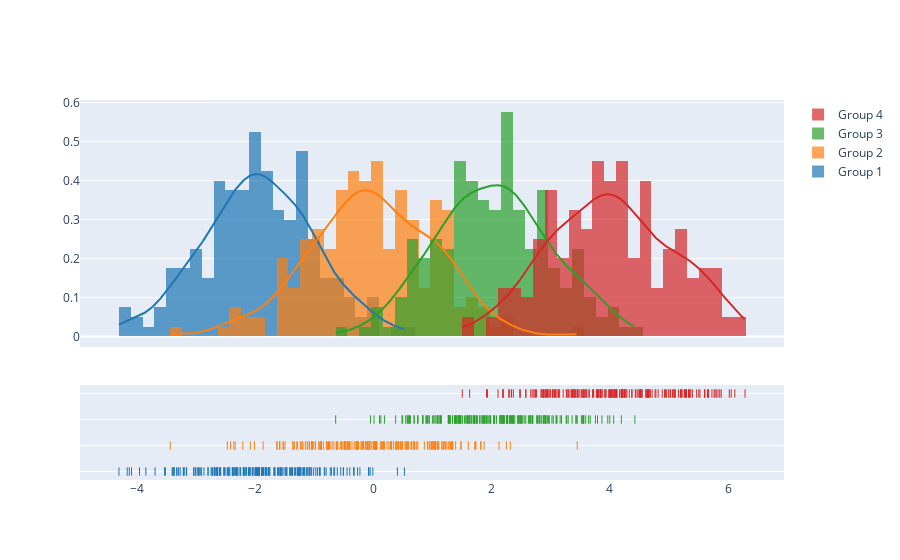

Source (notebook cell):
### Code cell
import plotly.figure_factory as ff

# Add histogram data
x1 = np.random.randn(200) - 2
x2 = np.random.randn(200)
x3 = np.random.randn(200) + 2
x4 = np.random.randn(200) + 4

# Group data together
hist_data = [x1, x2, x3, x4]

group_labels = ['Group 1', 'Group 2', 'Group 3', 'Group 4']

# Create distplot with custom bin_size
fig = ff.create_distplot(hist_data, group_labels, bin_size=.2)
fig.show()

### Figure 1 — Plotly figure (JSON) as saved in the notebook; plotly's stock layout.template omitted (floating-point values rounded to 4 significant figures; data arrays with more than 128 entries replaced by an {"elided": "..."} marker saying what was removed)
{"data": [{"autobinx": false, "histnorm": "probability density", "legendgroup": "Group 1", "marker": {"color": "rgb(31, 119, 180)"}, "name": "Group 1", "opacity": 0.7, "type": "histogram", "x": {"elided": "200 float values"}, "xaxis": "x", "xbins": {"end": 0.5251, "size": 0.2, "start": -4.303}, "yaxis": "y"}, {"autobinx": false, "histnorm": "probability density", "legendgroup": "Group 2", "marker": {"color": "rgb(255, 127, 14)"}, "name": "Group 2", "opacity": 0.7, "type": "histogram", "x": {"elided": "200 float values"}, "xaxis": "x", "xbins": {"end": 3.449, "size": 0.2, "start": -3.435}, "yaxis": "y"}, {"autobinx": false, "histnorm": "probability density", "legendgroup": "Group 3", "marker": {"color": "rgb(44, 160, 44)"}, "name": "Group 3", "opacity": 0.7, "type": "histogram", "x": {"elided": "200 float values"}, "xaxis": "x", "xbins": {"end": 4.425, "size": 0.2, "start": -0.6371}, "yaxis": "y"}, {"autobinx": false, "histnorm": "probability density", "legendgroup": "Group 4", "marker": {"color": "rgb(214, 39, 40)"}, "name": "Group 4", "opacity": 0.7, "type": "histogram", "x": {"elided": "200 float values"}, "xaxis": "x", "xbins": {"end": 6.287, "size": 0.2, "start": 1.505}, "yaxis": "y"}, {"legendgroup": "Group 1", "marker": {"color": "rgb(31, 119, 180)"}, "mode": "lines", "name": "Group 1", "showlegend": false, "type": "scatter", "x": {"elided": "500 float values"}, "xaxis": "x", "y": {"elided": "500 float values"}, "yaxis": "y"}, {"legendgroup": "Group 2", "marker": {"color": "rgb(255, 127, 14)"}, "mode": "lines", "name": "Group 2", "showlegend": false, "type": "scatter", "x": {"elided": "500 float values"}, "xaxis": "x", "y": {"elided": "500 float values"}, "yaxis": "y"}, {"legendgroup": "Group 3", "marker": {"color": "rgb(44, 160, 44)"}, "mode": "lines", "name": "Group 3", "showlegend": false, "type": "scatter", "x": {"elided": "500 float values"}, "xaxis": "x", "y": {"elided": "500 float values"}, "yaxis": "y"}, {"legendgroup": "Group 4", "marker": {"color": "rgb(214, 39, 40)"}, "mode": "lines", "name": "Group 4", "showlegend": false, "type": "scatter", "x": {"elided": "500 float values"}, "xaxis": "x", "y": {"elided": "500 float values"}, "yaxis": "y"}, {"legendgroup": "Group 1", "marker": {"color": "rgb(31, 119, 180)", "symbol": "line-ns-open"}, "mode": "markers", "name": "Group 1", "showlegend": false, "type": "scatter", "x": {"elided": "200 float values"}, "xaxis": "x", "y": {"elided": "200 str values"}, "yaxis": "y2"}, {"legendgroup": "Group 2", "marker": {"color": "rgb(255, 127, 14)", "symbol": "line-ns-open"}, "mode": "markers", "name": "Group 2", "showlegend": false, "type": "scatter", "x": {"elided": "200 float values"}, "xaxis": "x", "y": {"elided": "200 str values"}, "yaxis": "y2"}, {"legendgroup": "Group 3", "marker": {"color": "rgb(44, 160, 44)", "symbol": "line-ns-open"}, "mode": "markers", "name": "Group 3", "showlegend": false, "type": "scatter", "x": {"elided": "200 float values"}, "xaxis": "x", "y": {"elided": "200 str values"}, "yaxis": "y2"}, {"legendgroup": "Group 4", "marker": {"color": "rgb(214, 39, 40)", "symbol": "line-ns-open"}, "mode": "markers", "name": "Group 4", "showlegend": false, "type": "scatter", "x": {"elided": "200 float values"}, "xaxis": "x", "y": {"elided": "200 str values"}, "yaxis": "y2"}], "layout": {"barmode": "overlay", "hovermode": "closest", "legend": {"traceorder": "reversed"}, "xaxis": {"anchor": "y2", "domain": [0.0, 1.0], "zeroline": false}, "yaxis": {"anchor": "free", "domain": [0.35, 1], "position": 0.0}, "yaxis2": {"anchor": "x", "domain": [0, 0.25], "dtick": 1, "showticklabels": false}}}
